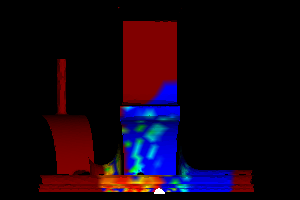

Reproduce this figure in Python.
#!/usr/bin/env python

# Read SLAC mesh with field modes and particle data, render both together.

import os

import vtkmodules.vtkInteractionStyle  # noqa: F401
import vtkmodules.vtkRenderingFreeType  # noqa: F401
import vtkmodules.vtkRenderingOpenGL2  # noqa: F401

from vtkmodules.vtkCommonCore import vtkLookupTable
from vtkmodules.vtkCommonExecutionModel import vtkStreamingDemandDrivenPipeline
from vtkmodules.vtkFiltersGeometry import vtkCompositeDataGeometryFilter
from vtkmodules.vtkIONetCDF import (
    vtkSLACParticleReader,
    vtkSLACReader,
)
from vtkmodules.vtkRenderingCore import (
    vtkActor,
    vtkPolyDataMapper,
    vtkRenderWindow,
    vtkRenderWindowInteractor,
    vtkRenderer,
)

# Source
data_dir = os.path.join(os.environ.get("VPE_DATA_DIR", os.path.dirname(os.path.abspath(__file__))), "SLAC", "pic-example")

# Read the SLAC mesh and field mode files
mesh_reader = vtkSLACReader()
mesh_reader.SetMeshFileName(os.path.join(data_dir, "mesh.ncdf"))
mesh_reader.AddModeFileName(os.path.join(data_dir, "fields_0.mod"))
mesh_reader.AddModeFileName(os.path.join(data_dir, "fields_1.mod"))
mesh_reader.AddModeFileName(os.path.join(data_dir, "fields_2.mod"))
mesh_reader.AddModeFileName(os.path.join(data_dir, "fields_3.mod"))
mesh_reader.AddModeFileName(os.path.join(data_dir, "fields_4.mod"))
mesh_reader.AddModeFileName(os.path.join(data_dir, "fields_5.mod"))
mesh_reader.AddModeFileName(os.path.join(data_dir, "fields_6.mod"))
mesh_reader.AddModeFileName(os.path.join(data_dir, "fields_7.mod"))
mesh_reader.AddModeFileName(os.path.join(data_dir, "fields_8.mod"))

mesh_reader.ReadInternalVolumeOn()
mesh_reader.ReadExternalSurfaceOff()
mesh_reader.ReadMidpointsOff()

# Extract volume geometry
volume_geometry = vtkCompositeDataGeometryFilter()
volume_geometry.SetInputConnection(mesh_reader.GetOutputPort(vtkSLACReader.VOLUME_OUTPUT))

# Read the particle file
particle_reader = vtkSLACParticleReader()
particle_reader.SetFileName(os.path.join(data_dir, "particles_5.ncdf"))

# Mesh mapper with efield z-component coloring on log scale
mesh_mapper = vtkPolyDataMapper()
mesh_mapper.SetInputConnection(volume_geometry.GetOutputPort())
mesh_mapper.SetScalarModeToUsePointFieldData()
mesh_mapper.ColorByArrayComponent("efield", 2)
mesh_mapper.UseLookupTableScalarRangeOff()
mesh_mapper.SetScalarRange(1.0, 1e+05)

efield_lut = vtkLookupTable()
efield_lut.SetHueRange(0.66667, 0.0)
efield_lut.SetScaleToLog10()
mesh_mapper.SetLookupTable(efield_lut)

mesh_actor = vtkActor()
mesh_actor.SetMapper(mesh_mapper)
mesh_actor.GetProperty().FrontfaceCullingOn()

# Particle mapper
particle_mapper = vtkPolyDataMapper()
particle_mapper.SetInputConnection(particle_reader.GetOutputPort())
particle_mapper.ScalarVisibilityOff()

particle_actor = vtkActor()
particle_actor.SetMapper(particle_mapper)

# Renderer
renderer = vtkRenderer()
renderer.AddActor(mesh_actor)
renderer.AddActor(particle_actor)

# Render window
render_window = vtkRenderWindow()
render_window.AddRenderer(renderer)
render_window.SetWindowName("slac particle reader")
render_window.SetMultiSamples(0)
render_window.SetSize(300, 200)

# Interactor
interactor = vtkRenderWindowInteractor()
interactor.SetRenderWindow(render_window)

# Scene
camera = renderer.GetActiveCamera()
camera.SetPosition(-0.2, 0.05, 0.0)
camera.SetFocalPoint(0.0, 0.05, 0.0)
camera.SetViewUp(0.0, 1.0, 0.0)

render_window.Render()

# Sync mesh time to particle time
particle_time = particle_reader.GetOutput().GetInformation().Get(
    particle_reader.GetOutput().DATA_TIME_STEP())

volume_geometry.UpdateInformation()
volume_geometry.GetOutputInformation(0).Set(
    vtkStreamingDemandDrivenPipeline.UPDATE_TIME_STEP(), particle_time)

interactor.Initialize()
interactor.Start()
